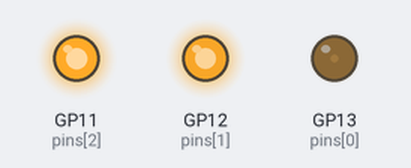
Simulated run of this program. Board: Raspberry Pi Pico running MicroPython. Shown: output pins drawn as LEDs (lit = HIGH).

Above: at 0.05 s.
At 0.5 s:
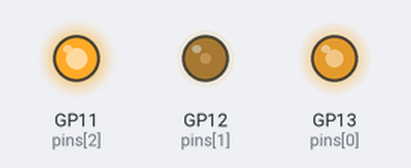
At 0.7 s:
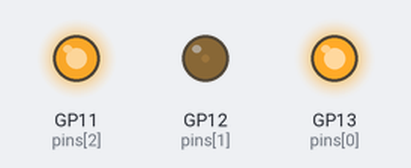
At 0.95 s:
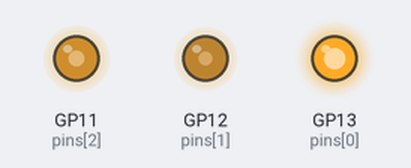
At 1.4 s:
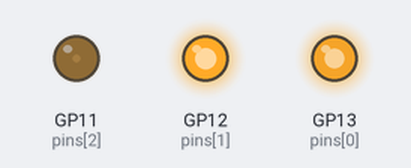
At 1.85 s:
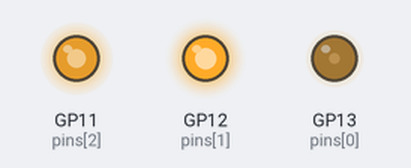
Timing chart, 0 to 4.6 s (numbered marks = the images above):
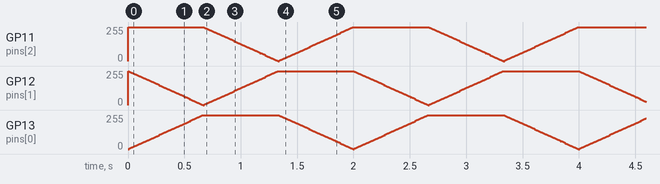

The program:

main.py
```python
from machine import Pin, PWM
import time

#       R    G   B  based on physical implementation on the breadboard
pins = [13, 12, 11]
freq_num = 10000

#Initializing PWM Pins on pin 11, 12, 13
pwmPin13 = PWM(Pin(pins[0]), freq = freq_num)
pwmPin12 = PWM(Pin(pins[1]), freq = freq_num)
pwmPin11 = PWM(Pin(pins[2]), freq = freq_num)

def set_light(r, g, b):
    # Just remember: 65535 is OFF, 0 is max brightness
    pwmPin13.duty_u16(65535 - r)
    pwmPin12.duty_u16(65535 - g)
    pwmPin11.duty_u16(65535 - b)
    """
    this way is following the pin logic, we have a constant supply 3.3v to the rgb led via the 3v3 OUT pin
    when we set the pwm pin to 65535 it also supplies 3.3v hence there will we no potential diff, hence no light

    if we take red as example, when we set the pwm pin to 65535 it meets the constant supply of 3.3v with 3.3v
    and the result will be that red is off

    when the pwm pin is at 0 then the constant supply of 3.3v will be met with 0v from the pwm pin
    and we will have max brightness of red.

    """

try:
    while True:
        # 1. Fade from RED to GREEN
        for i in range(0, 65535, 1000):
            set_light(65535 - i, i, 0)
            time.sleep_ms(10)

        # 2. Fade from GREEN to BLUE
        for i in range(0, 65535, 1000):
            set_light(0, 65535 - i, i)
            time.sleep_ms(10)

        # 3. Fade from BLUE back to RED
        for i in range(0, 65535, 1000):
            set_light(i, 0, 65535 - i)
            time.sleep_ms(10)
except:
    pwm0.deinit()
    pwm1.deinit()
    pwm2.deinit()
```
